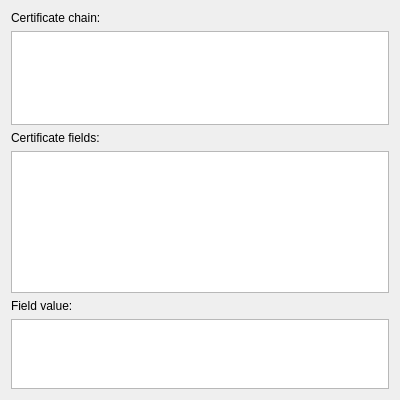
<?xml version="1.0" encoding="UTF-8"?>
<ui version="4.0">
 <class>Otter::CertificateDialog</class>
 <widget class="QDialog" name="Otter::CertificateDialog">
  <property name="geometry">
   <rect>
    <x>0</x>
    <y>0</y>
    <width>400</width>
    <height>400</height>
   </rect>
  </property>
  <layout class="QVBoxLayout" name="verticalLayout" stretch="0,2,0,3,0,1">
   <item>
    <widget class="QLabel" name="chainLabel">
     <property name="text">
      <string>Certificate chain:</string>
     </property>
    </widget>
   </item>
   <item>
    <widget class="Otter::ItemViewWidget" name="chainItemView">
     <property name="editTriggers">
      <set>QAbstractItemView::NoEditTriggers</set>
     </property>
     <attribute name="headerVisible">
      <bool>false</bool>
     </attribute>
    </widget>
   </item>
   <item>
    <widget class="QLabel" name="fieldsLabel">
     <property name="text">
      <string>Certificate fields:</string>
     </property>
    </widget>
   </item>
   <item>
    <widget class="Otter::ItemViewWidget" name="detailsItemView">
     <property name="editTriggers">
      <set>QAbstractItemView::NoEditTriggers</set>
     </property>
     <attribute name="headerVisible">
      <bool>false</bool>
     </attribute>
    </widget>
   </item>
   <item>
    <widget class="QLabel" name="valueLabel">
     <property name="text">
      <string>Field value:</string>
     </property>
    </widget>
   </item>
   <item>
    <widget class="QPlainTextEdit" name="valueTextEdit">
     <property name="readOnly">
      <bool>true</bool>
     </property>
    </widget>
   </item>
  </layout>
 </widget>
 <customwidgets>
  <customwidget>
   <class>Otter::ItemViewWidget</class>
   <extends>QTreeView</extends>
   <header>src/ui/ItemViewWidget.h</header>
  </customwidget>
 </customwidgets>
 <resources/>
 <connections/>
</ui>
